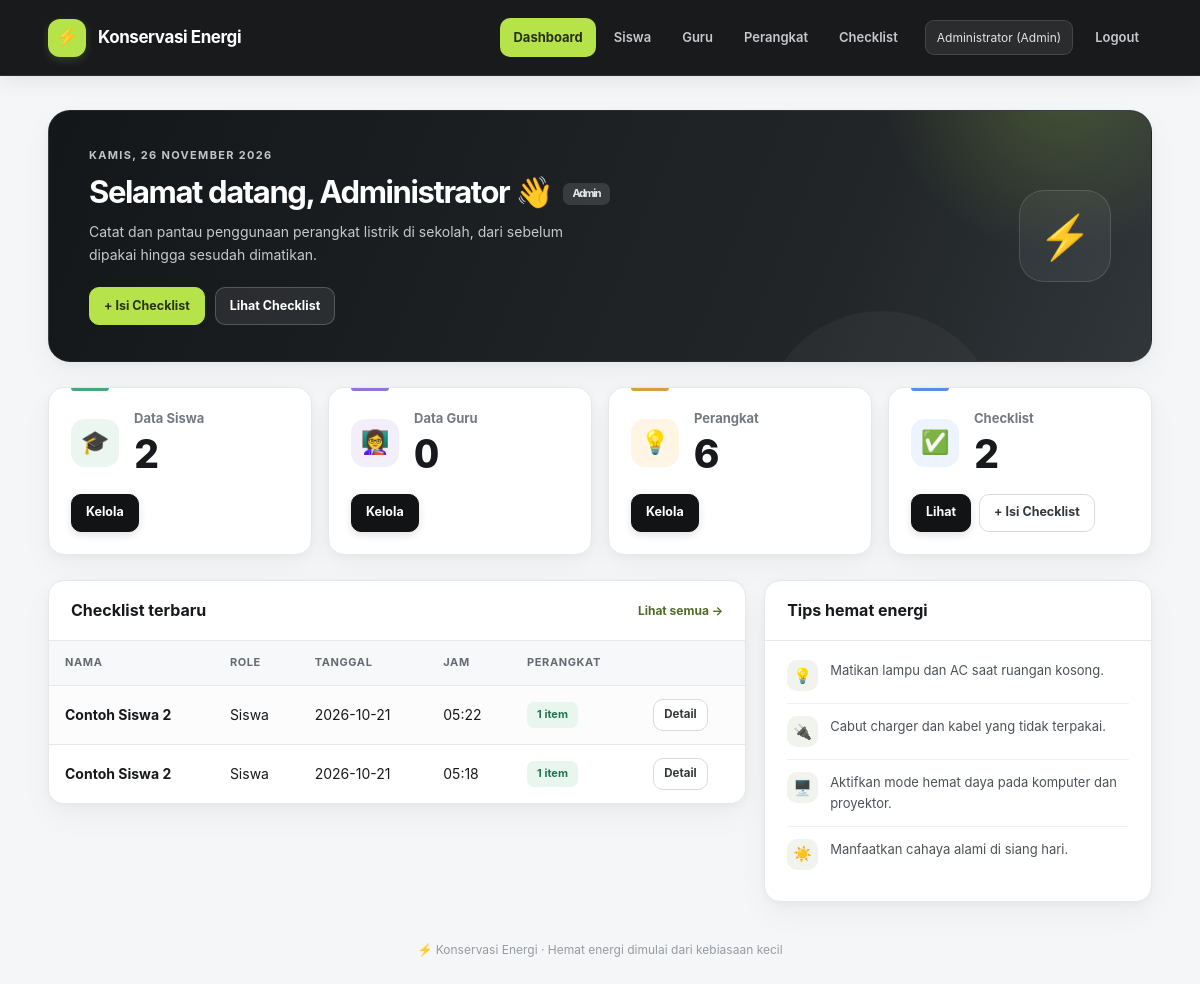
/index.php (signed in), run on the app's committed database.
### tables this page shows
CREATE TABLE `checklist` (
  `id_checklist` int(11) NOT NULL,
  `id_user` int(11) DEFAULT NULL,
  `nis` varchar(20) DEFAULT NULL,
  `tanggal` date NOT NULL,
  `jam` time NOT NULL
);

### auth.php (called while the page is built, shortened)
<?php
function e($s) { return htmlspecialchars((string)$s, ENT_QUOTES, 'UTF-8'); }
function can($perm) {
    static $map = [
        'siswa.view'       => ['Admin'],
        'siswa.add'        => ['Admin'],
        'siswa.edit'       => ['Admin'],
        'siswa.delete'     => ['Admin'],
        'guru.view'        => ['Admin'],
        'guru.add'         => ['Admin'],
        'guru.edit'        => ['Admin'],
        'guru.delete'      => ['Admin'],
        'perangkat.view'   => ['Admin'],
        'perangkat.add'    => ['Admin'],
        'perangkat.edit'   => ['Admin'],
        'perangkat.delete' => ['Admin'],
        'checklist.view'   => ['Admin', 'Guru', 'Siswa'],
        'checklist.add'    => ['Admin', 'Guru', 'Siswa'],
        'checklist.export' => ['Admin', 'Guru'],
        'checklist.delete' => ['Admin'],
    ];
    return in_array($_SESSION['level'] ?? '', $map[$perm] ?? [], true);
}

### index.php (the view, shortened to what this page needs)
<?php
require 'auth.php';
include 'includes/header.php';
function hitung($conn, $tabel) { return mysqli_fetch_assoc(mysqli_query($conn, "SELECT COUNT(*) total FROM $tabel"))['total']; }
$hari  = ['Minggu', 'Senin', 'Selasa', 'Rabu', 'Kamis', 'Jumat', 'Sabtu'];
$bulan = ['', 'Januari', 'Februari', 'Maret', 'April', 'Mei', 'Juni', 'Juli', 'Agustus', 'September', 'Oktober', 'November', 'Desember'];
$tanggal = $hari[date('w')] . ', ' . date('j') . ' ' . $bulan[(int)date('n')] . ' ' . date('Y');
$terbaru = mysqli_query($conn, "SELECT c.id_checklist, c.tanggal, c.jam, COALESCE(u.nama, s.nama) AS nama, COALESCE(u.level, 'Siswa') AS peran,
    (SELECT COUNT(*) FROM detail_checklist d WHERE d.id_checklist=c.id_checklist) AS jml
    FROM checklist c LEFT JOIN users u ON u.id_user=c.id_user LEFT JOIN siswa s ON s.nis=c.nis ORDER BY c.tanggal DESC, c.jam DESC LIMIT 5");
?>
<section class="hero">
    <div>
        <div class="hero-date"><?= e($tanggal) ?></div>
        <h2>Selamat datang, <?= e($_SESSION['nama']) ?> 👋 <span class="chip"><?= e($_SESSION['level']) ?></span></h2>
        <p>Catat dan pantau penggunaan perangkat listrik di sekolah, dari sebelum dipakai hingga sesudah dimatikan.</p>
        <div class="hero-actions">
            <?php if (can('checklist.add')): ?><a class="btn warning" href="checklist_tambah.php">+ Isi Checklist</a><?php endif; ?>
            <a class="btn ghost" href="checklist.php">Lihat Checklist</a>
        </div>
    </div>
    <div class="hero-badge">⚡</div>
</section>
<div class="cards">
    <?php if (can('siswa.view')): ?>
    <div class="card stat s-green">
        <div class="stat-top"><div class="icon">🎓</div><div><h3>Data Siswa</h3><div class="number"><?= hitung($conn, 'siswa') ?></div></div></div>
        <div class="stat-actions"><a class="btn primary" href="siswa.php"><?= can('siswa.add') ? 'Kelola' : 'Lihat / Edit' ?></a></div>
    </div>
    <?php endif; ?>
    <?php if (can('guru.view')): ?>
    <div class="card stat s-violet">
        <div class="stat-top"><div class="icon">👩‍🏫</div><div><h3>Data Guru</h3><div class="number"><?= hitung($conn, 'guru') ?></div></div></div>
        <div class="stat-actions"><a class="btn primary" href="guru.php"><?= can('guru.add') ? 'Kelola' : 'Lihat / Edit' ?></a></div>
    </div>
    <?php endif; ?>
    <?php if (can('perangkat.view')): ?>
    <div class="card stat s-amber">
        <div class="stat-top"><div class="icon">💡</div><div><h3>Perangkat</h3><div class="number"><?= hitung($conn, 'perangkat') ?></div></div></div>
        <div class="stat-actions"><a class="btn primary" href="perangkat.php"><?= can('perangkat.add') ? 'Kelola' : 'Lihat / Edit' ?></a></div>
    </div>
    <?php endif; ?>
    <div class="card stat s-sky">
        <div class="stat-top"><div class="icon">✅</div><div><h3>Checklist</h3><div class="number"><?= hitung($conn, 'checklist') ?></div></div></div>
        <div class="stat-actions">
            <a class="btn primary" href="checklist.php">Lihat</a>
            <?php if (can('checklist.add')): ?><a class="btn outline" href="checklist_tambah.php">+ Isi Checklist</a><?php endif; ?>
        </div>
    </div>
</div>
<div class="grid-2">
    <div class="card panel">
        <div class="panel-head"><h3>Checklist terbaru</h3><a href="checklist.php">Lihat semua →</a></div>
        <table>
            <tr><th>Nama</th><th>Role</th><th>Tanggal</th><th>Jam</th><th>Perangkat</th><th></th></tr>
            <?php $ada = false; while ($r = mysqli_fetch_assoc($terbaru)): $ada = true; ?>
            <tr>
                <td><b><?= e($r['nama'] ?? '-') ?></b></td><td><?= e($r['peran']) ?></td>
                <td><?= e($r['tanggal']) ?></td><td><?= e(substr($r['jam'], 0, 5)) ?></td>
                <td><span class="badge yes"><?= (int)$r['jml'] ?> item</span></td>
                <td class="aksi"><a class="btn outline" href="checklist_detail.php?id=<?= (int)$r['id_checklist'] ?>">Detail</a></td>
            </tr>
            <?php endwhile; ?>
        </table>
    </div>
    <div class="card panel">
        <div class="panel-head"><h3>Tips hemat energi</h3></div>
        <ul class="tips">
            <li><span>💡</span>Matikan lampu dan AC saat ruangan kosong.</li>
            <li><span>🔌</span>Cabut charger dan kabel yang tidak terpakai.</li>
            <li><span>🖥️</span>Aktifkan mode hemat daya pada komputer dan proyektor.</li>
            <li><span>☀️</span>Manfaatkan cahaya alami di siang hari.</li>
        </ul>
    </div>
</div>
<?php include 'includes/footer.php'; ?>

### data on the page
checklist: nama "Contoh Siswa 2", peran "Siswa", tanggal "2026-10-21", jam "05:22", jml "1"
checklist: nama "Contoh Siswa 2", peran "Siswa", tanggal "2026-10-21", jam "05:18", jml "1"

### other printed values
$_SESSION['nama'] "Administrator"
$_SESSION['level'] "Admin"
hitung($conn, 'siswa') "2"
hitung($conn, 'guru') "0"
hitung($conn, 'perangkat') "6"
hitung($conn, 'checklist') "2"
